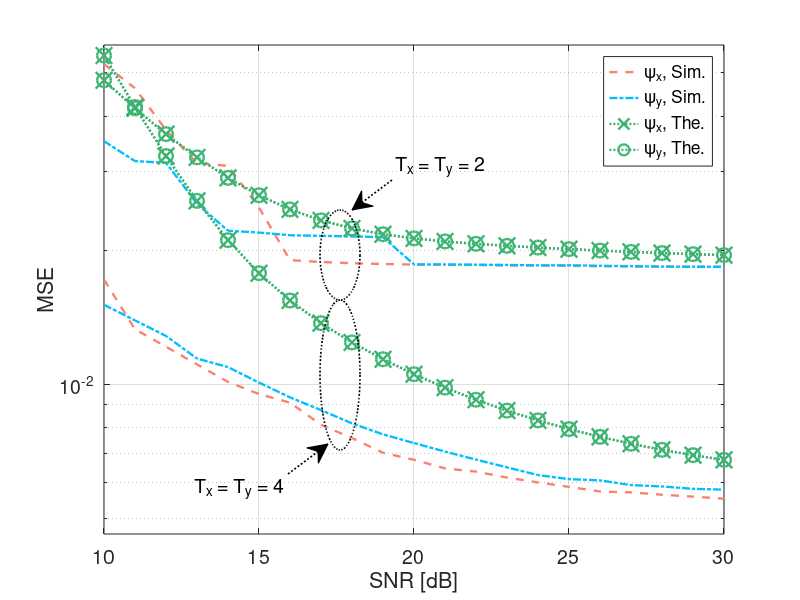

MATLAB code to generate this figure:
clc;
clearvars;
close all;
SNR_set = 10 : 1 : 30; % SNR
load("mse_x_2_SIM.mat")
load("mse_y_2_SIM.mat")
load("mse_x_2_theo.mat")
load("mse_y_2_theo.mat")
load("mse_x_4_SIM.mat")
load("mse_y_4_SIM.mat")
load("mse_x_4_theo.mat")
load("mse_y_4_theo.mat")
figure;
semilogy(SNR_set, mse_x_2_SIM, '--', 'linewidth', 1.7, 'markersize', 12, 'color', [250, 128, 114] / 255)
hold on
semilogy(SNR_set, mse_y_2_SIM, '-.', 'linewidth', 1.7, 'markersize', 10, 'color', [0, 191, 255] / 255)
hold on
semilogy(SNR_set, mse_x_2_theo, ':x', 'linewidth', 1.7, 'markersize', 12, 'color', [60, 179, 113] / 255)
hold on
semilogy(SNR_set, mse_y_2_theo, ':o', 'linewidth', 1.7, 'markersize', 10, 'color', [60, 179, 113] / 255)
hold on
semilogy(SNR_set, mse_x_4_SIM, '--', 'linewidth', 1.7, 'markersize', 12, 'color', [250, 128, 114] / 255)
hold on
semilogy(SNR_set, mse_y_4_SIM, '-.', 'linewidth', 1.7, 'markersize', 10, 'color', [0, 191, 255] / 255)
hold on
semilogy(SNR_set, mse_x_4_theo, ':x', 'linewidth', 1.7, 'markersize', 12, 'color', [60, 179, 113] / 255)
hold on
semilogy(SNR_set, mse_y_4_theo, ':o', 'linewidth', 1.7, 'markersize', 10, 'color', [60, 179, 113] / 255)
hold on
%% Annotation
x = [0.49 0.44];
y = [0.7 0.65];
annotation('textarrow', x, y, 'String', 'T_x = T_y = 2', 'linewidth', 1.2, 'fontsize', 14, 'linestyle', ':')
dim = [.4 .5 .05 .15];
annotation('ellipse', dim, 'linewidth', 1.2, 'linestyle', ':')
x = [0.36 0.41];
y = [0.21 0.26];
annotation('textarrow', x, y, 'String', 'T_x = T_y = 4', 'linewidth', 1.2, 'fontsize', 14, 'linestyle', ':')
dim = [.4 .25 .05 .25];
annotation('ellipse', dim, 'linewidth', 1.2, 'linestyle', ':')
grid on
maxvalue = mse_y_2_theo(1) * 1.2;
minvalue = mse_x_4_SIM(end) / 1.2;
axis([10 30 minvalue maxvalue])
xlabel('SNR [dB]')
ylabel('MSE')
legend('\psi_x, Sim.', '\psi_y, Sim.', '\psi_x, The.', '\psi_y, The.', 'location', 'northeast');
set(gca, 'fontsize', 14)